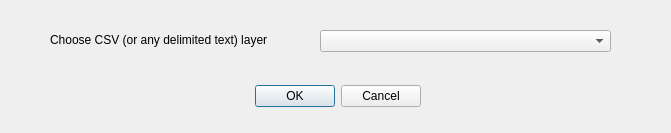
<?xml version="1.0" encoding="UTF-8"?>
<ui version="4.0">
 <class>GeoCSVDialogBase</class>
 <widget class="QDialog" name="GeoCSVDialogBase">
  <property name="geometry">
   <rect>
    <x>0</x>
    <y>0</y>
    <width>671</width>
    <height>133</height>
   </rect>
  </property>
  <property name="windowTitle">
   <string>GeoCSV</string>
  </property>
  <widget class="QDialogButtonBox" name="button_box">
   <property name="geometry">
    <rect>
     <x>220</x>
     <y>80</y>
     <width>201</width>
     <height>32</height>
    </rect>
   </property>
   <property name="orientation">
    <enum>Qt::Horizontal</enum>
   </property>
   <property name="standardButtons">
    <set>QDialogButtonBox::Cancel|QDialogButtonBox::Ok</set>
   </property>
  </widget>
  <widget class="QComboBox" name="comboBox">
   <property name="geometry">
    <rect>
     <x>320</x>
     <y>30</y>
     <width>291</width>
     <height>22</height>
    </rect>
   </property>
  </widget>
  <widget class="QLabel" name="label">
   <property name="geometry">
    <rect>
     <x>50</x>
     <y>30</y>
     <width>241</width>
     <height>20</height>
    </rect>
   </property>
   <property name="text">
    <string>Choose CSV (or any delimited text) layer</string>
   </property>
  </widget>
 </widget>
 <resources/>
 <connections>
  <connection>
   <sender>button_box</sender>
   <signal>accepted()</signal>
   <receiver>GeoCSVDialogBase</receiver>
   <slot>accept()</slot>
   <hints>
    <hint type="sourcelabel">
     <x>20</x>
     <y>20</y>
    </hint>
    <hint type="destinationlabel">
     <x>20</x>
     <y>20</y>
    </hint>
   </hints>
  </connection>
  <connection>
   <sender>button_box</sender>
   <signal>rejected()</signal>
   <receiver>GeoCSVDialogBase</receiver>
   <slot>reject()</slot>
   <hints>
    <hint type="sourcelabel">
     <x>20</x>
     <y>20</y>
    </hint>
    <hint type="destinationlabel">
     <x>20</x>
     <y>20</y>
    </hint>
   </hints>
  </connection>
 </connections>
</ui>
